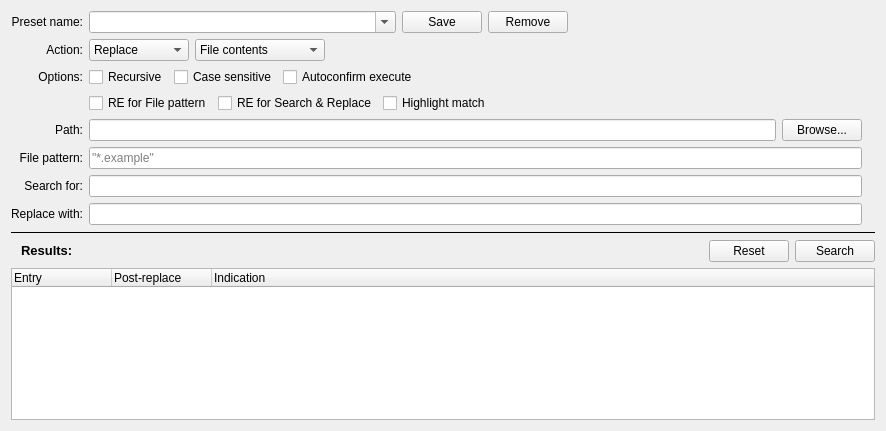
<?xml version="1.0" encoding="UTF-8"?>
<ui version="4.0">
 <class>MultiFileEditor</class>
 <widget class="QWidget" name="MultiFileEditor">
  <property name="geometry">
   <rect>
    <x>0</x>
    <y>0</y>
    <width>886</width>
    <height>431</height>
   </rect>
  </property>
  <property name="windowTitle">
   <string>MultiFileEditor</string>
  </property>
  <layout class="QVBoxLayout" name="verticalLayout">
   <item>
    <widget class="QFrame" name="frame_settings">
     <layout class="QGridLayout" name="gridLayout">
      <property name="leftMargin">
       <number>0</number>
      </property>
      <property name="topMargin">
       <number>0</number>
      </property>
      <property name="rightMargin">
       <number>0</number>
      </property>
      <property name="bottomMargin">
       <number>0</number>
      </property>
      <item row="0" column="0">
       <widget class="QLabel" name="label">
        <property name="text">
         <string>Preset name:</string>
        </property>
        <property name="alignment">
         <set>Qt::AlignRight|Qt::AlignTrailing|Qt::AlignVCenter</set>
        </property>
       </widget>
      </item>
      <item row="0" column="1">
       <layout class="QHBoxLayout" name="horizontalLayout_1">
        <item>
         <widget class="QComboBox" name="comboBox_presets">
          <property name="sizePolicy">
           <sizepolicy hsizetype="Expanding" vsizetype="Fixed">
            <horstretch>0</horstretch>
            <verstretch>0</verstretch>
           </sizepolicy>
          </property>
          <property name="toolTip">
           <string>&lt;html&gt;&lt;head/&gt;&lt;body&gt;&lt;p&gt;Newly saved presets will appear at the top of the list. To have them sorted, reopen this menu.&lt;/p&gt;&lt;/body&gt;&lt;/html&gt;</string>
          </property>
          <property name="editable">
           <bool>true</bool>
          </property>
         </widget>
        </item>
        <item>
         <widget class="QPushButton" name="pushButton_savePreset">
          <property name="toolTip">
           <string>&lt;html&gt;&lt;head/&gt;&lt;body&gt;&lt;p&gt;Adds preset with specified name to the list of saved presets. Or updates it if specified preset already exists.&lt;/p&gt;&lt;/body&gt;&lt;/html&gt;</string>
          </property>
          <property name="text">
           <string>Save</string>
          </property>
         </widget>
        </item>
        <item>
         <widget class="QPushButton" name="pushButton_removePreset">
          <property name="toolTip">
           <string>&lt;html&gt;&lt;head/&gt;&lt;body&gt;&lt;p&gt;Removes preset with specified name from the list of saved presets.&lt;/p&gt;&lt;/body&gt;&lt;/html&gt;</string>
          </property>
          <property name="text">
           <string>Remove</string>
          </property>
         </widget>
        </item>
        <item>
         <spacer name="horizontalSpacer_3">
          <property name="orientation">
           <enum>Qt::Horizontal</enum>
          </property>
          <property name="sizeHint" stdset="0">
           <size>
            <width>40</width>
            <height>20</height>
           </size>
          </property>
         </spacer>
        </item>
       </layout>
      </item>
      <item row="1" column="0">
       <widget class="QLabel" name="label_action">
        <property name="text">
         <string>Action:</string>
        </property>
        <property name="alignment">
         <set>Qt::AlignRight|Qt::AlignTrailing|Qt::AlignVCenter</set>
        </property>
       </widget>
      </item>
      <item row="1" column="1">
       <layout class="QHBoxLayout" name="horizontalLayout_3">
        <item>
         <widget class="QComboBox" name="comboBox_actionType">
          <property name="minimumSize">
           <size>
            <width>100</width>
            <height>0</height>
           </size>
          </property>
          <property name="currentIndex">
           <number>1</number>
          </property>
          <item>
           <property name="text">
            <string>Remove</string>
           </property>
          </item>
          <item>
           <property name="text">
            <string>Replace</string>
           </property>
          </item>
         </widget>
        </item>
        <item>
         <widget class="QComboBox" name="comboBox_actionTarget">
          <property name="minimumSize">
           <size>
            <width>130</width>
            <height>0</height>
           </size>
          </property>
          <property name="currentText">
           <string>File contents</string>
          </property>
          <property name="currentIndex">
           <number>3</number>
          </property>
          <property name="frame">
           <bool>true</bool>
          </property>
          <item>
           <property name="text">
            <string>Files</string>
           </property>
          </item>
          <item>
           <property name="text">
            <string>Directories</string>
           </property>
          </item>
          <item>
           <property name="text">
            <string>Files &amp; Directories</string>
           </property>
          </item>
          <item>
           <property name="text">
            <string>File contents</string>
           </property>
          </item>
         </widget>
        </item>
        <item>
         <spacer name="horizontalSpacer_4">
          <property name="orientation">
           <enum>Qt::Horizontal</enum>
          </property>
          <property name="sizeHint" stdset="0">
           <size>
            <width>40</width>
            <height>20</height>
           </size>
          </property>
         </spacer>
        </item>
       </layout>
      </item>
      <item row="2" column="0">
       <widget class="QLabel" name="label_options">
        <property name="text">
         <string>Options:</string>
        </property>
        <property name="alignment">
         <set>Qt::AlignRight|Qt::AlignTrailing|Qt::AlignVCenter</set>
        </property>
       </widget>
      </item>
      <item row="2" column="1">
       <layout class="QHBoxLayout" name="horizontalLayout_7">
        <item>
         <widget class="QCheckBox" name="checkBox_isRecursive">
          <property name="maximumSize">
           <size>
            <width>190</width>
            <height>16777215</height>
           </size>
          </property>
          <property name="toolTip">
           <string>&lt;html&gt;&lt;head/&gt;&lt;body&gt;&lt;p&gt;Perform chosen action in all subsequent subdirectories.&lt;/p&gt;&lt;/body&gt;&lt;/html&gt;</string>
          </property>
          <property name="text">
           <string>Recursive</string>
          </property>
          <property name="checked">
           <bool>false</bool>
          </property>
         </widget>
        </item>
        <item>
         <widget class="QCheckBox" name="checkBox_isCaseSensitive">
          <property name="toolTip">
           <string>&lt;html&gt;&lt;head/&gt;&lt;body&gt;&lt;p&gt;Use case sensitive File &amp;amp; Exclusion patterns. Doesn't affect RE — they perform case sensitive search only.&lt;/p&gt;&lt;/body&gt;&lt;/html&gt;</string>
          </property>
          <property name="text">
           <string>Case sensitive</string>
          </property>
          <property name="checked">
           <bool>false</bool>
          </property>
         </widget>
        </item>
        <item>
         <widget class="QCheckBox" name="checkBox_isAutoconfirmExecute">
          <property name="toolTip">
           <string>&lt;html&gt;&lt;head/&gt;&lt;body&gt;&lt;p&gt;If checked, will execute chosen action without popping a confirmation dialog.&lt;/p&gt;&lt;/body&gt;&lt;/html&gt;</string>
          </property>
          <property name="text">
           <string>Autoconfirm execute</string>
          </property>
         </widget>
        </item>
        <item>
         <spacer name="horizontalSpacer_2">
          <property name="orientation">
           <enum>Qt::Horizontal</enum>
          </property>
          <property name="sizeHint" stdset="0">
           <size>
            <width>40</width>
            <height>20</height>
           </size>
          </property>
         </spacer>
        </item>
       </layout>
      </item>
      <item row="3" column="1">
       <layout class="QHBoxLayout" name="horizontalLayout_10">
        <item>
         <widget class="QCheckBox" name="checkBox_isRegExpFilePattern">
          <property name="toolTip">
           <string>&lt;html&gt;&lt;head/&gt;&lt;body&gt;&lt;p&gt;Use regular expressions with syntax supported by Qt for File &amp;amp; Exclusion patterns.&lt;/p&gt;&lt;p&gt;More info - https://doc.qt.io/qt-5.15/qregularexpression.html&lt;/p&gt;&lt;/body&gt;&lt;/html&gt;</string>
          </property>
          <property name="text">
           <string>RE for File pattern</string>
          </property>
          <property name="checked">
           <bool>false</bool>
          </property>
         </widget>
        </item>
        <item>
         <widget class="QCheckBox" name="checkBox_isRegExpSearchReplace">
          <property name="toolTip">
           <string>&lt;html&gt;&lt;head/&gt;&lt;body&gt;&lt;p&gt;Use regular expressions with syntax supported by Qt for Search and Replace.&lt;/p&gt;&lt;p&gt;More info - https://doc.qt.io/qt-5.15/qregularexpression.html&lt;/p&gt;&lt;/body&gt;&lt;/html&gt;</string>
          </property>
          <property name="text">
           <string>RE for Search &amp;&amp; Replace</string>
          </property>
          <property name="checked">
           <bool>false</bool>
          </property>
         </widget>
        </item>
        <item>
         <widget class="QCheckBox" name="checkBox_isHighlightMatch">
          <property name="toolTip">
           <string>&lt;html&gt;&lt;head/&gt;&lt;body&gt;&lt;p&gt;Highlight matching parts of strings.&lt;/p&gt;&lt;/body&gt;&lt;/html&gt;</string>
          </property>
          <property name="text">
           <string>Highlight match</string>
          </property>
         </widget>
        </item>
        <item>
         <spacer name="horizontalSpacer">
          <property name="orientation">
           <enum>Qt::Horizontal</enum>
          </property>
          <property name="sizeHint" stdset="0">
           <size>
            <width>40</width>
            <height>20</height>
           </size>
          </property>
         </spacer>
        </item>
       </layout>
      </item>
      <item row="4" column="0">
       <widget class="QLabel" name="label_path">
        <property name="text">
         <string>Path:</string>
        </property>
        <property name="alignment">
         <set>Qt::AlignRight|Qt::AlignTrailing|Qt::AlignVCenter</set>
        </property>
       </widget>
      </item>
      <item row="4" column="1">
       <layout class="QHBoxLayout" name="horizontalLayout_5">
        <item>
         <widget class="QLineEdit" name="lineEdit_dirPath">
          <property name="toolTip">
           <string>&lt;html&gt;&lt;head/&gt;&lt;body&gt;&lt;p&gt;Specifies the location in which to perform chosen action.&lt;/p&gt;&lt;/body&gt;&lt;/html&gt;</string>
          </property>
          <property name="text">
           <string/>
          </property>
         </widget>
        </item>
        <item>
         <widget class="QPushButton" name="pushButton_browseDirectory">
          <property name="text">
           <string>Browse...</string>
          </property>
         </widget>
        </item>
        <item>
         <widget class="QLabel" name="label_directoryCheckMark">
          <property name="text">
           <string/>
          </property>
          <property name="pixmap">
           <pixmap resource="Icons.qrc">:/Icons/checkmark_error_16x16.png</pixmap>
          </property>
          <property name="alignment">
           <set>Qt::AlignCenter</set>
          </property>
         </widget>
        </item>
       </layout>
      </item>
      <item row="5" column="0">
       <widget class="QLabel" name="label_filePattern">
        <property name="text">
         <string>File pattern:</string>
        </property>
        <property name="alignment">
         <set>Qt::AlignRight|Qt::AlignTrailing|Qt::AlignVCenter</set>
        </property>
       </widget>
      </item>
      <item row="5" column="1">
       <layout class="QHBoxLayout" name="horizontalLayout">
        <item>
         <widget class="QLineEdit" name="lineEdit_filePattern">
          <property name="toolTip">
           <string>&lt;html&gt;&lt;head/&gt;&lt;body&gt;&lt;p&gt;List of filters used for searching, each filter must be wrapped in quotation marks.&lt;/p&gt;&lt;p&gt;More info - https://doc.qt.io/qt-5/qregularexpression.html#wildcard-matching&lt;/p&gt;&lt;/body&gt;&lt;/html&gt;</string>
          </property>
          <property name="text">
           <string/>
          </property>
          <property name="placeholderText">
           <string>&quot;*.example&quot;</string>
          </property>
         </widget>
        </item>
        <item>
         <widget class="QLabel" name="label_filePatternCheckMark">
          <property name="text">
           <string/>
          </property>
          <property name="pixmap">
           <pixmap resource="Icons.qrc">:/Icons/checkmark_error_16x16.png</pixmap>
          </property>
          <property name="alignment">
           <set>Qt::AlignCenter</set>
          </property>
         </widget>
        </item>
       </layout>
      </item>
      <item row="6" column="0">
       <widget class="QLabel" name="label_searchFor">
        <property name="text">
         <string>Search for:</string>
        </property>
        <property name="alignment">
         <set>Qt::AlignRight|Qt::AlignTrailing|Qt::AlignVCenter</set>
        </property>
       </widget>
      </item>
      <item row="6" column="1">
       <layout class="QHBoxLayout" name="horizontalLayout_6">
        <item>
         <widget class="QLineEdit" name="lineEdit_searchFor"/>
        </item>
        <item>
         <widget class="QLabel" name="label_searchForCheckMark">
          <property name="text">
           <string/>
          </property>
          <property name="pixmap">
           <pixmap resource="Icons.qrc">:/Icons/checkmark_error_16x16.png</pixmap>
          </property>
          <property name="alignment">
           <set>Qt::AlignCenter</set>
          </property>
         </widget>
        </item>
       </layout>
      </item>
      <item row="7" column="0">
       <widget class="QLabel" name="label_replaceWith">
        <property name="text">
         <string>Replace with:</string>
        </property>
        <property name="alignment">
         <set>Qt::AlignRight|Qt::AlignTrailing|Qt::AlignVCenter</set>
        </property>
       </widget>
      </item>
      <item row="7" column="1">
       <layout class="QHBoxLayout" name="horizontalLayout_9">
        <item>
         <widget class="QLineEdit" name="lineEdit_replaceWith"/>
        </item>
        <item>
         <widget class="QLabel" name="label_replaceWithCheckMark">
          <property name="text">
           <string/>
          </property>
          <property name="pixmap">
           <pixmap resource="Icons.qrc">:/Icons/checkmark_error_16x16.png</pixmap>
          </property>
          <property name="alignment">
           <set>Qt::AlignCenter</set>
          </property>
         </widget>
        </item>
       </layout>
      </item>
     </layout>
    </widget>
   </item>
   <item>
    <widget class="Line" name="line_resultsUp">
     <property name="frameShadow">
      <enum>QFrame::Plain</enum>
     </property>
     <property name="orientation">
      <enum>Qt::Horizontal</enum>
     </property>
    </widget>
   </item>
   <item>
    <layout class="QHBoxLayout" name="horizontalLayout_4">
     <property name="sizeConstraint">
      <enum>QLayout::SetDefaultConstraint</enum>
     </property>
     <property name="topMargin">
      <number>0</number>
     </property>
     <item>
      <widget class="QLabel" name="label_results">
       <property name="frameShape">
        <enum>QFrame::NoFrame</enum>
       </property>
       <property name="text">
        <string>&lt;html&gt;&lt;head/&gt;&lt;body&gt;&lt;p&gt;&lt;span style=&quot; font-size:10pt; font-weight:600;&quot;&gt;Results:&lt;/span&gt;&lt;/p&gt;&lt;/body&gt;&lt;/html&gt;</string>
       </property>
       <property name="textFormat">
        <enum>Qt::RichText</enum>
       </property>
       <property name="indent">
        <number>10</number>
       </property>
      </widget>
     </item>
     <item>
      <widget class="QLabel" name="label_resultsText">
       <property name="sizePolicy">
        <sizepolicy hsizetype="Expanding" vsizetype="Preferred">
         <horstretch>0</horstretch>
         <verstretch>0</verstretch>
        </sizepolicy>
       </property>
       <property name="text">
        <string/>
       </property>
      </widget>
     </item>
     <item>
      <widget class="QPushButton" name="pushButton_reset">
       <property name="text">
        <string>Reset</string>
       </property>
      </widget>
     </item>
     <item>
      <widget class="QPushButton" name="pushButton_execute">
       <property name="toolTip">
        <string>&lt;html&gt;&lt;head/&gt;&lt;body&gt;&lt;p&gt;Execute selected action.&lt;/p&gt;&lt;/body&gt;&lt;/html&gt;</string>
       </property>
       <property name="layoutDirection">
        <enum>Qt::LeftToRight</enum>
       </property>
       <property name="text">
        <string>Search</string>
       </property>
      </widget>
     </item>
    </layout>
   </item>
   <item>
    <layout class="QVBoxLayout" name="horizontalLayout_8">
     <item>
      <widget class="QTreeWidget" name="treeWidget_results">
       <property name="maximumSize">
        <size>
         <width>16777215</width>
         <height>16777215</height>
        </size>
       </property>
       <property name="selectionMode">
        <enum>QAbstractItemView::SingleSelection</enum>
       </property>
       <property name="selectionBehavior">
        <enum>QAbstractItemView::SelectRows</enum>
       </property>
       <property name="uniformRowHeights">
        <bool>true</bool>
       </property>
       <attribute name="headerVisible">
        <bool>true</bool>
       </attribute>
       <column>
        <property name="text">
         <string notr="true">Entry</string>
        </property>
       </column>
       <column>
        <property name="text">
         <string>Post-replace</string>
        </property>
       </column>
       <column>
        <property name="text">
         <string>Indication</string>
        </property>
       </column>
      </widget>
     </item>
    </layout>
   </item>
  </layout>
 </widget>
 <layoutdefault spacing="6" margin="11"/>
 <tabstops>
  <tabstop>comboBox_actionType</tabstop>
  <tabstop>comboBox_actionTarget</tabstop>
  <tabstop>checkBox_isRecursive</tabstop>
  <tabstop>checkBox_isCaseSensitive</tabstop>
  <tabstop>lineEdit_dirPath</tabstop>
  <tabstop>lineEdit_filePattern</tabstop>
  <tabstop>lineEdit_searchFor</tabstop>
  <tabstop>lineEdit_replaceWith</tabstop>
  <tabstop>pushButton_execute</tabstop>
  <tabstop>treeWidget_results</tabstop>
 </tabstops>
 <resources>
  <include location="Icons.qrc"/>
 </resources>
 <connections/>
 <slots>
  <slot>executeRemove()</slot>
  <slot>getExistingDirectory()</slot>
  <slot>pickPreset()</slot>
 </slots>
</ui>
